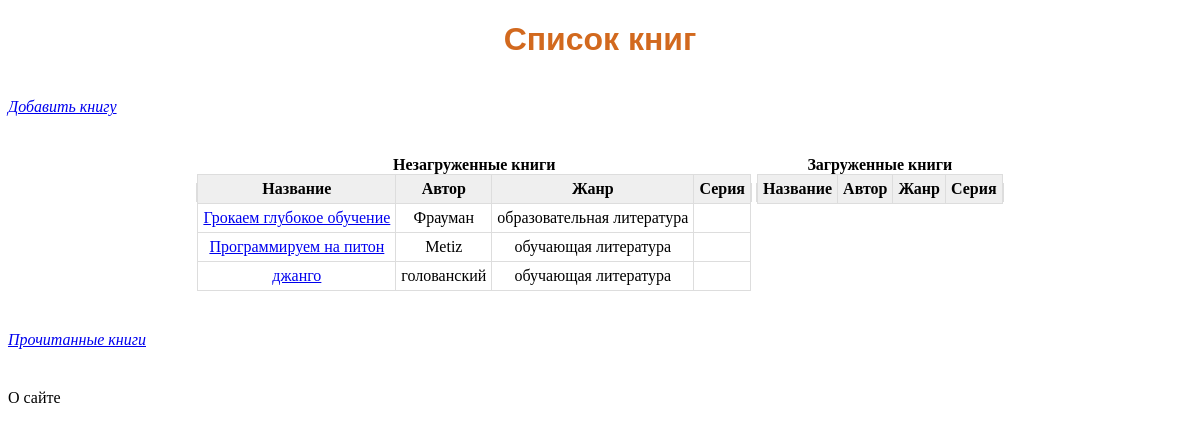
Before: / with the older database file.
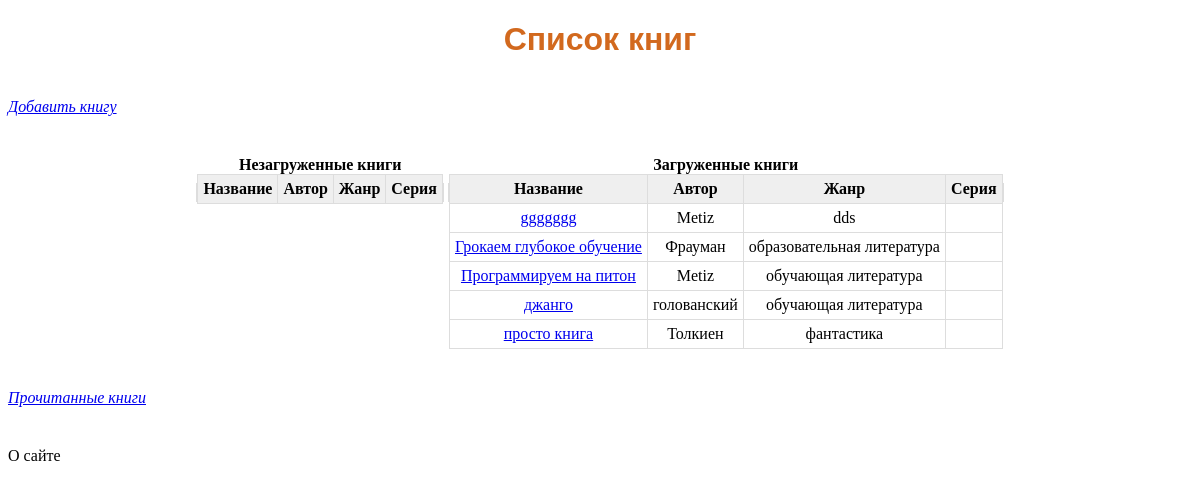
After: the same page with the newer database file.
### main/models.py (models this page shows, shortened)
class Book(models.Model):
    name = models.CharField(max_length=200, unique=True, verbose_name = 'Название',
                     blank=False)
    genre = models.CharField(max_length=100, verbose_name='Жанр', blank=True)
    series = models.CharField(max_length=100, verbose_name='Серия', blank=True)
    author = models.ForeignKey(Author, on_delete=models.DO_NOTHING, verbose_name='Автор')
    read = models.BooleanField(default=False)
    download = models.BooleanField(default=False)
    file = models.FileField(upload_to='books/', verbose_name='Файл', null=True, blank=True)
    class Meta:
            verbose_name = 'Книга'
            verbose_name_plural = 'Книги'
            ordering = ['name']

class Author(models.Model):
    name = models.CharField(max_length=200, unique=True, verbose_name = 'Автор')
    bio = models.TextField(verbose_name = 'Биография', blank=True)
    def __str__(self):
        return self.name
    class Meta:
        verbose_name = 'Автор'
        verbose_name_plural = 'Авторы'
        ordering = ['name']

### main/views.py (the view)
# urls.py: path('', views.IndexView.as_view(), name='index'),
class IndexView(generic.ListView):
    model = Book
    template_name = 'main/index.html'
    context_object_name = 'books'
    queryset = Book.objects.all()

### main/templates/main/index.html (shortened to what this page needs)
{% extends 'layout/basic.html' %}
{% load static %}
{% block content %}
<header><h1>Список книг</h1></header>
<p class="reference"><a href="{% url 'main:add_book' %}">Добавить книгу</a></p>
{% if books %}
   <div class="tables">
        <table class="t1" border: 5px #000>
        <caption><b>Незагруженные книги</b></caption>
            <tr><th>Название</th><th>Автор</th><th>Жанр</th><th>Серия</th></tr>
            {% for book in books %}
                {% if not book.download %}
                <tr>
                    <td><a href="{% url 'main:book_detail' book.pk %}">{{ book.name }}</a></td>
                    <td>{{ book.author }}</td>
                    <td>{{ book.genre }}</td>
                    <td>{{ book.seria }}</td>
                </tr>
                {% endif %}
            {% endfor %}
        </table>
        <table class="t1">
        <caption><b>Загруженные книги</b></caption>
            <tr>
                <th>Название</th>
                <th>Автор</th>
                <th>Жанр</th>
                <th>Серия</th>
            </tr>
            {% for book in books %}
                {% if  book.download %}
                <tr>
                    <td><a href="{% url 'main:book_detail' book.pk %}">{{ book.name }}</a></td>
                    <td>{{ book.author }}</td>
                    <td>{{ book.genre }}</td>
                    <td>{{ book.seria }}</td>
                </tr>
                {% endif %}
            {% endfor %}
        </table>
   </div>
{% endif %}
<p class="reference"><a href="{% url 'main:readed' %}">Прочитанные книги</a>
<footer>О сайте</footer>
{% endblock %}

Changed rows visible on the page:
added Book: name "ggggggg", author "Metiz", genre "dds", shown under "Загруженные книги"
changed Book "Грокаем глубокое обучение": moves from the list under "Незагруженные книги" to the list under "Загруженные книги"
changed Book "Программируем на питон": moves from the list under "Незагруженные книги" to the list under "Загруженные книги"
changed Book "джанго": moves from the list under "Незагруженные книги" to the list under "Загруженные книги"
added Book: name "просто книга", author "Толкиен", genre "фантастика", shown under "Загруженные книги"
